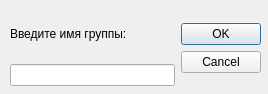
<?xml version="1.0" encoding="UTF-8"?>
<ui version="4.0">
 <class>EnterGroupName</class>
 <widget class="QDialog" name="EnterGroupName">
  <property name="geometry">
   <rect>
    <x>0</x>
    <y>0</y>
    <width>268</width>
    <height>94</height>
   </rect>
  </property>
  <property name="windowTitle">
   <string>Имя группы</string>
  </property>
  <widget class="QWidget" name="gridLayoutWidget">
   <property name="geometry">
    <rect>
     <x>10</x>
     <y>10</y>
     <width>251</width>
     <height>76</height>
    </rect>
   </property>
   <layout class="QGridLayout" name="gridLayout">
    <item row="1" column="0">
     <widget class="QLineEdit" name="lineEdit"/>
    </item>
    <item row="0" column="1" rowspan="2">
     <widget class="QDialogButtonBox" name="buttonBox_2">
      <property name="orientation">
       <enum>Qt::Vertical</enum>
      </property>
      <property name="standardButtons">
       <set>QDialogButtonBox::Cancel|QDialogButtonBox::Ok</set>
      </property>
      <property name="centerButtons">
       <bool>true</bool>
      </property>
     </widget>
    </item>
    <item row="0" column="0">
     <widget class="QLabel" name="label">
      <property name="text">
       <string>Введите имя группы:</string>
      </property>
     </widget>
    </item>
   </layout>
  </widget>
 </widget>
 <resources/>
 <connections/>
</ui>
